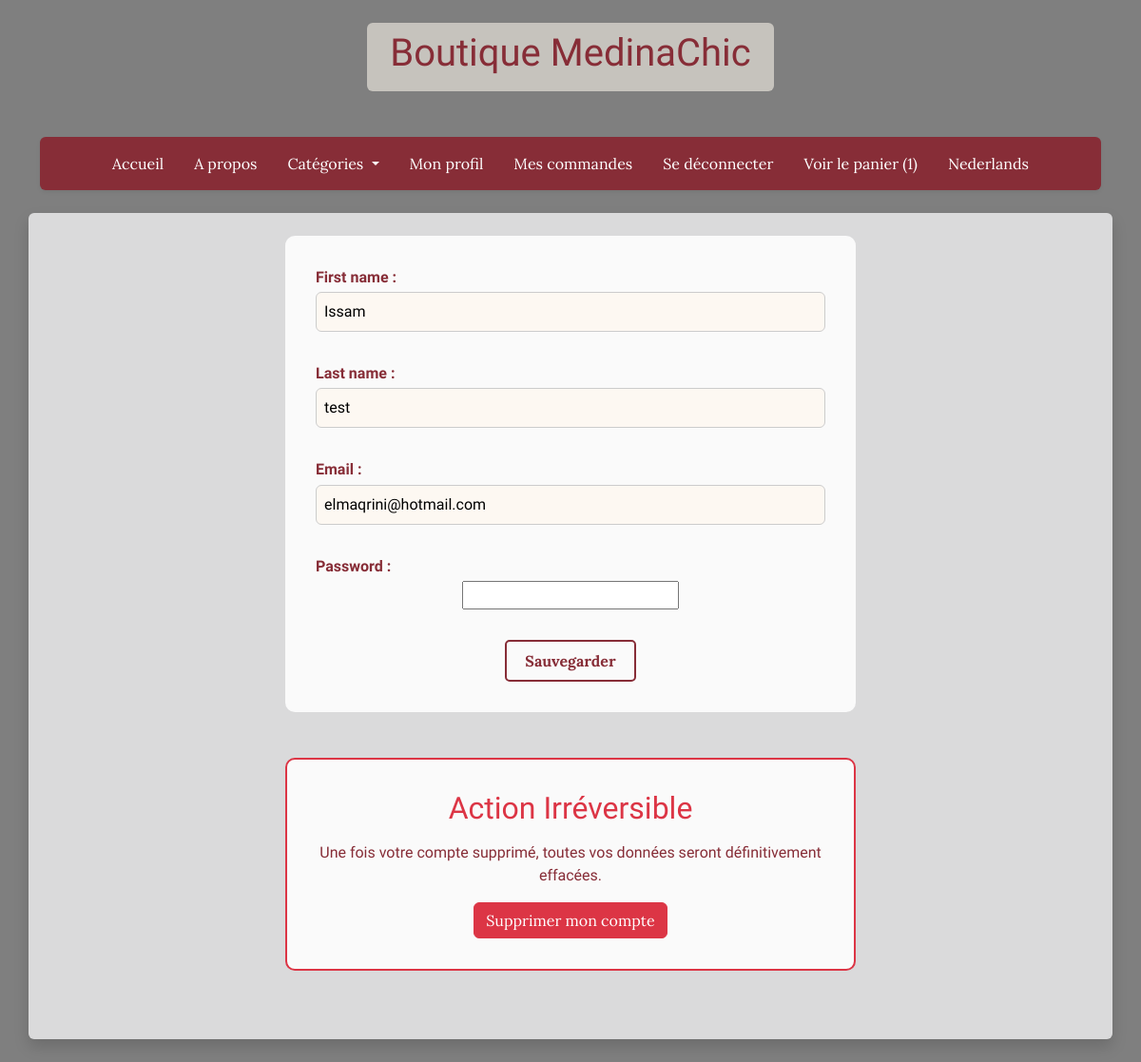
Page /accounts/profile/ (signed in) on the earlier database version.
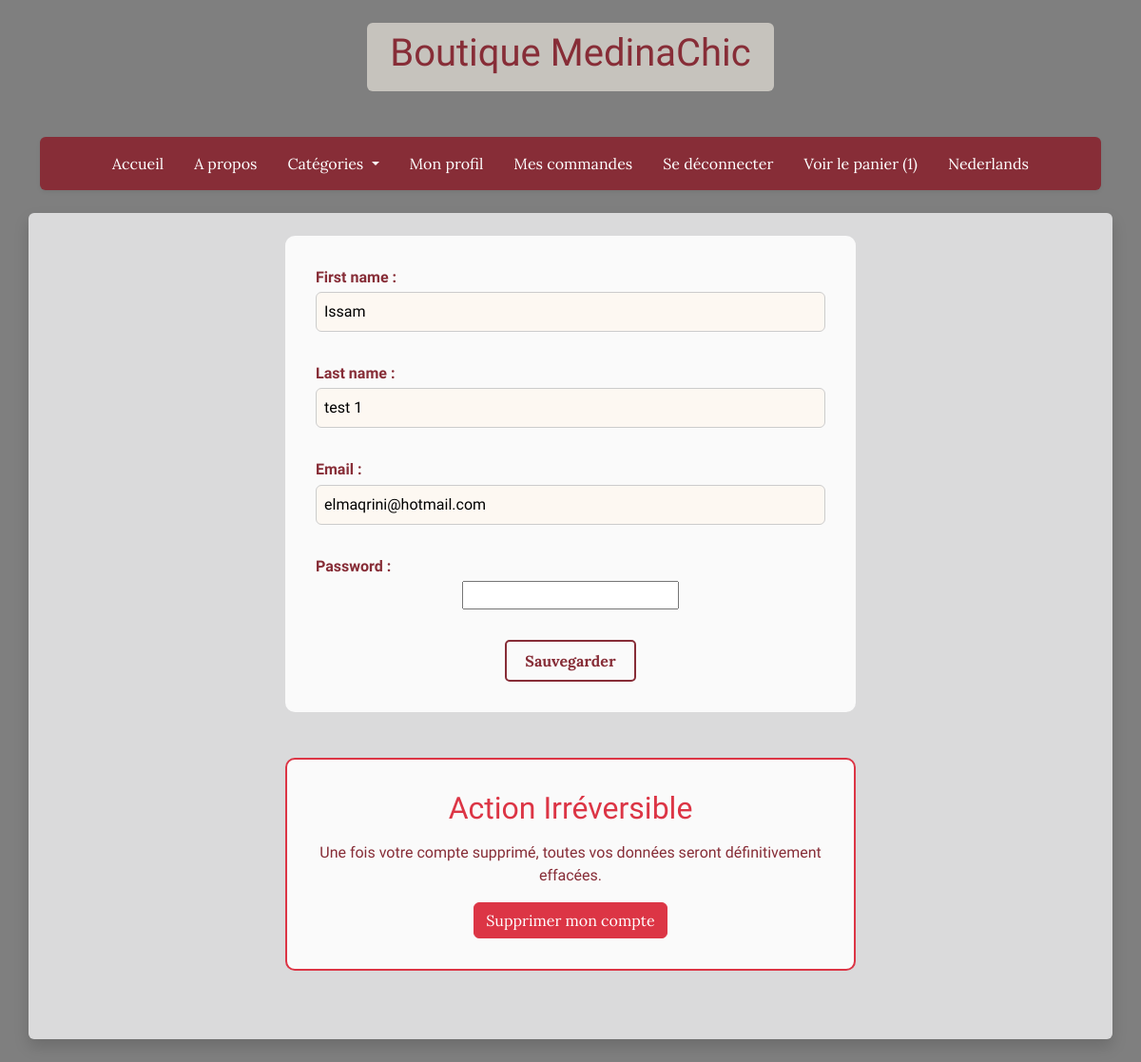
Same page on the later database version.
### accounts/models.py (models this page shows, shortened)
class Shopper(AbstractUser):
    username = None
    email = models.EmailField(max_length=254, unique=True)
    stripe_id = models.CharField(max_length=90, blank=True)
    USERNAME_FIELD = 'email'
    REQUIRED_FIELDS = []
    objects = CustomUserManager()

### accounts/views.py (the view, shortened to what this page needs)
# urls.py: path('profile/', profile, name="profile"),
@login_required
def profile(request):
    form = UserForm(initial=model_to_dict(request.user, exclude="password"))
    addresses = request.user.addresses.all()
    return render(request, 'accounts/profile.html', context={'form': form,
                                                             "addresses": addresses})

### accounts/forms.py
class UserForm(forms.ModelForm):
    password = forms.CharField(widget=forms.PasswordInput())
    class Meta:
        model = Shopper
        fields = ['first_name', 'last_name', 'email', 'password']

### store/context_processors.py (called while the page is built)
def cart_processor(request):
    cart_data = {
        'has_cart': False,
        'cart_count': 0
    }
    if request.user.is_authenticated:
        try:
            cart = Cart.objects.filter(user=request.user, ordered=False).first()
            if cart:
                cart_data['has_cart'] = True
                cart_data['cart_count'] = cart.orders.count()
        except:
            pass
    return cart_data

### accounts/templates/accounts/profile.html (shortened to what this page needs)
{% extends 'base.html' %}
{% block content %}
    <div class="form-section text-center">
        <form method="POST">
            {{ form.as_p }}
            <button type="submit" class="styled-btn mt-3">Sauvegarder</button>
        </form>
    </div>
    <div class="form-section text-center mt-5" style="border: 2px solid #dc3545;">
        <h2 class="text-danger mb-3">Action Irréversible</h2>
        <p style="color: #872D37;">Une fois votre compte supprimé, toutes vos données seront définitivement effacées.</p>
        <button type="button" class="btn btn-danger" data-bs-toggle="modal" data-bs-target="#deleteAccountModal">
            Supprimer mon compte
        </button>
    </div>
{% endblock %}

Differences in the rows shown:
changed Shopper "Issam": last_name "test" → "test 1"
